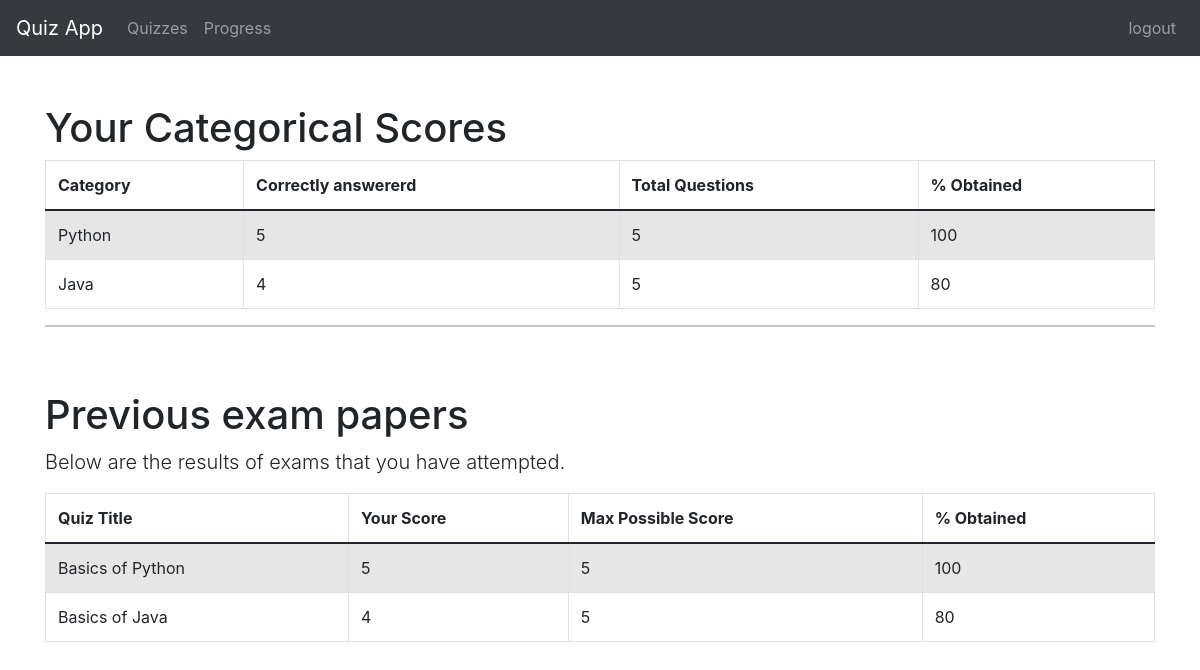
The app's page /progress/ (signed in) with its own data.
### quiz/models.py (models this page shows, shortened)
class Category(models.Model):
    category = models.CharField(
        verbose_name=_("Category"),
        max_length=250, blank=True,
        unique=True, null=True)
    objects = CategoryManager()
    class Meta:
        verbose_name = _("Category")
        verbose_name_plural = _("Categories")

class Sitting(models.Model):
    user = models.ForeignKey(settings.AUTH_USER_MODEL, verbose_name=_("User"), on_delete=models.CASCADE)
    quiz = models.ForeignKey(Quiz, verbose_name=_("Quiz"), on_delete=models.CASCADE)
    question_order = models.CharField(validators=[validate_comma_separated_integer_list],
        max_length=1024, verbose_name=_("Question Order"))
    question_list = models.CharField(validators=[validate_comma_separated_integer_list],
        max_length=1024, verbose_name=_("Question List"))
    incorrect_questions = models.CharField(validators=[validate_comma_separated_integer_list],
        max_length=1024, blank=True, verbose_name=_("Incorrect questions"))
    current_score = models.IntegerField(verbose_name=_("Current Score"))
    complete = models.BooleanField(default=False, blank=False,
                                   verbose_name=_("Complete"))
    user_answers = models.TextField(blank=True, default='{}',
                                    verbose_name=_("User Answers"))
    start = models.DateTimeField(auto_now_add=True,
                                 verbose_name=_("Start"))
    end = models.DateTimeField(null=True, blank=True, verbose_name=_("End"))
    objects = SittingManager()
    class Meta:
        permissions = (("view_sittings", _("Can see completed exams.")),)
    def _question_ids(self):
        return [int(n) for n in self.question_order.split(',') if n]
    @property
    def get_percent_correct(self):
        dividend = float(self.current_score)
        divisor = len(self._question_ids())
        if divisor < 1:
            return 0            # prevent divide by zero error
        if dividend > divisor:
            return 100
        correct = int(round((dividend / divisor) * 100))
        if correct >= 1:
            return correct
        else:
            return 0
    @property
    def get_max_score(self):
        return len(self._question_ids())

class Quiz(models.Model):
    title = models.CharField(
        verbose_name=_("Title"),
        max_length=60, blank=False)
    description = models.TextField(
        verbose_name=_("Description"),
        blank=True, help_text=_("a description of the quiz"))
    url = models.SlugField(
        max_length=60, blank=False,
        help_text=_("a user friendly url"),
        verbose_name=_("user friendly url"))
    category = models.ForeignKey(
        Category, null=True, blank=True,
        verbose_name=_("Category"), on_delete=models.CASCADE)
    random_order = models.BooleanField(
        blank=False, default=False,
        verbose_name=_("Random Order"),
        help_text=_("Display the questions in "
                    "a random order or as they "
                    "are set?"))
    max_questions = models.PositiveIntegerField(
        blank=True, null=True, verbose_name=_("Max Questions"),
        help_text=_("Number of questions to be answered on each attempt."))
    answers_at_end = models.BooleanField(
        blank=False, default=False,
        help_text=_("Correct answer is NOT shown after question."
                    " Answers displayed at the end."),
        verbose_name=_("Answers at end"))
    exam_paper = models.BooleanField(
        blank=False, default=False,
        help_text=_("If yes, the result of each"
                    " attempt by a user will be"
                    " stored. Necessary for marking."),
        verbose_name=_("Exam Paper"))
    single_attempt = models.BooleanField(
        blank=False, default=False,
        help_text=_("If yes, only one attempt by"
                    " a user will be permitted."
                    " Non users cannot sit this exam."),
        verbose_name=_("Single Attempt"))
    pass_mark = models.SmallIntegerField(
        blank=True, default=0,
        verbose_name=_("Pass Mark"),
        help_text=_("Percentage required to pass exam."),
        validators=[MaxValueValidator(100)])
    success_text = models.TextField(
        blank=True, help_text=_("Displayed if user passes."),
        verbose_name=_("Success Text"))
    fail_text = models.TextField(
        verbose_name=_("Fail Text"),
        blank=True, help_text=_("Displayed if user fails."))
    draft = models.BooleanField(
        blank=True, default=False,
        verbose_name=_("Draft"),
        help_text=_("If yes, the quiz is not displayed"
                    " in the quiz list and can only be"
                    " taken by users who can edit"
                    " quizzes."))
    class Meta:
        verbose_name = _("Quiz")
        verbose_name_plural = _("Quizzes")

### quiz/views.py (the view)
class QuizUserProgressView(TemplateView):
    template_name = 'progress.html'
    @method_decorator(login_required)
    def dispatch(self, request, *args, **kwargs):
        return super(QuizUserProgressView, self)\
            .dispatch(request, *args, **kwargs)
    def get_context_data(self, **kwargs):
        context = super(QuizUserProgressView, self).get_context_data(**kwargs)
        progress, c = Progress.objects.get_or_create(user=self.request.user)
        context['cat_scores'] = progress.list_all_cat_scores
        context['exams'] = progress.show_exams()
        return context

### quiz/models.py (called while the page is built)
    def show_exams(self):
        return Sitting.objects.filter(user=self.user, complete=True)

### quiz/templates/progress.html (shortened to what this page needs)
{% extends "base.html" %}
{% load i18n %}
{% load quiz_tags %}
{% block content %}
  {% if cat_scores %}
  <br><br>
  <h1>{% trans "Your Categorical Scores" %}</h1>
  <table class="table table-bordered table-striped">
	<thead>
	  <tr>
		<th>{% trans "Category" %}</th>
		<th>{% trans "Correctly answererd" %}</th>
		<th>{% trans "Total Questions" %}</th>
		<th>% Obtained</th>
	  </tr>
	</thead>
	<tbody>
	  {% for cat, value in cat_scores.items %}
	  <tr>
		<td>{{ cat }}</td>
		<td>{{ value.0 }}</td>
		<td>{{ value.1 }}</td>
		<td>{{ value.2 }}</td>
	  </tr>
	  {% endfor %}
	</tbody>
  </table>
  {% endif %}
  {% if exams %}
  <hr>
  <br><br>
  <h1>{% trans "Previous exam papers" %}</h1>
  <p class="lead">
	{% trans "Below are the results of exams that you have attempted." %}
  </p>
  <table class="table table-bordered table-striped">
	<thead>
	  <tr>
		<th>{% trans "Quiz Title" %}</th>
		<th>{% trans "Your Score" %}</th>
		<th>{% trans "Max Possible Score" %}</th>
		<th>% Obtained</th>
	  </tr>
	</thead>
	<tbody>
	  {% for exam in exams %}
	  <tr>
		<td>{{ exam.quiz.title }}</td>
		<td>{{ exam.current_score }}</td>
		<td>{{ exam.get_max_score }}</td>
		<td>{{ exam.get_percent_correct }}</td>
	  </tr>
	  {% endfor %}
	</tbody>
  </table>
  {% endif %}
{% endblock %}

### records on screen
Category: cat_scores "Python"
Category: cat_scores "Java"
Sitting: quiz "Basics of Python", current_score "5", get_max_score "5", get_percent_correct "100"
Sitting: quiz "Basics of Java", current_score "4", get_max_score "5", get_percent_correct "80"

### other values on screen
{{ value.0 }} "5" "4"
{{ value.1 }} "5" "5"
{{ value.2 }} "100" "80"
